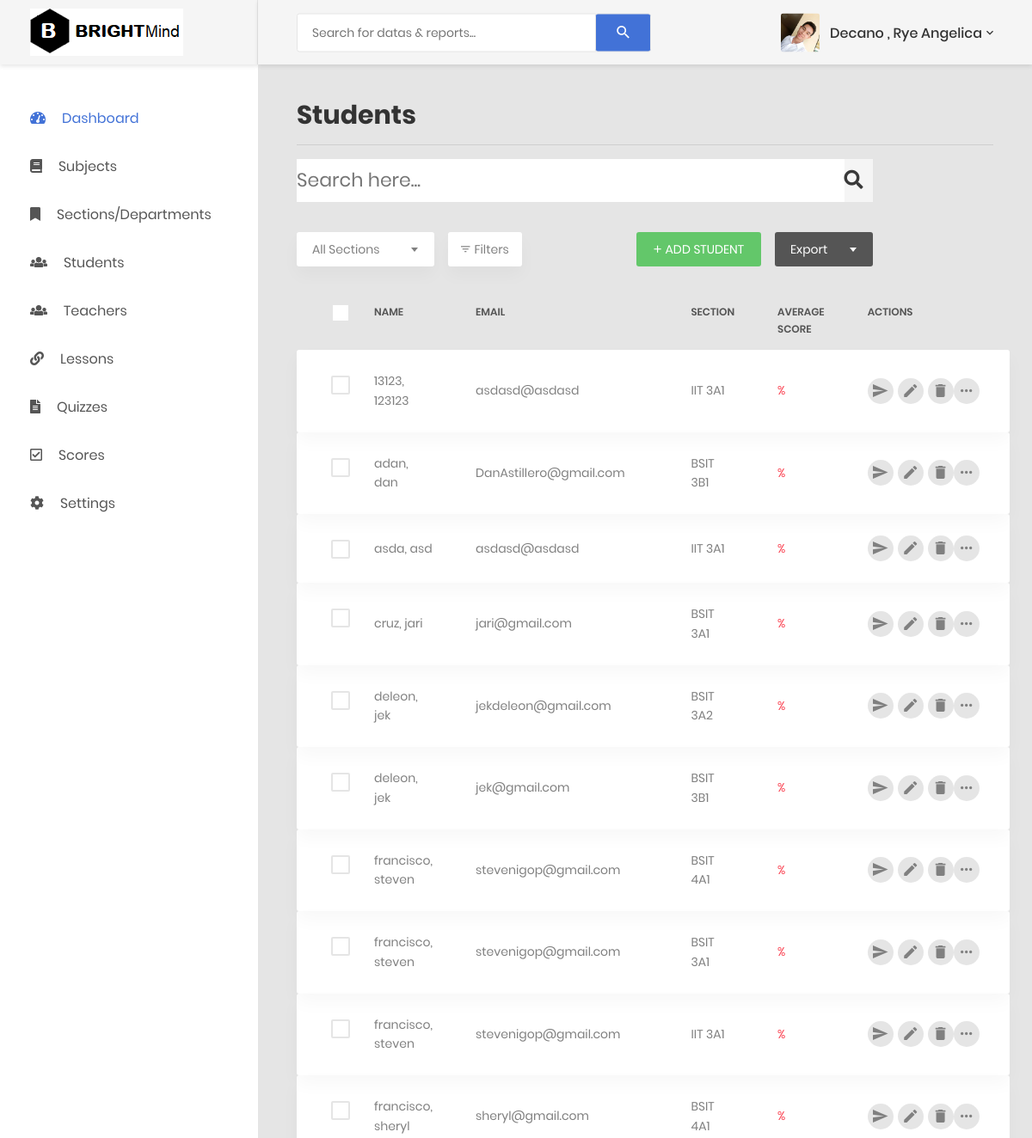
Before: /adminstudents.php (signed in, upper part) with the older database file.
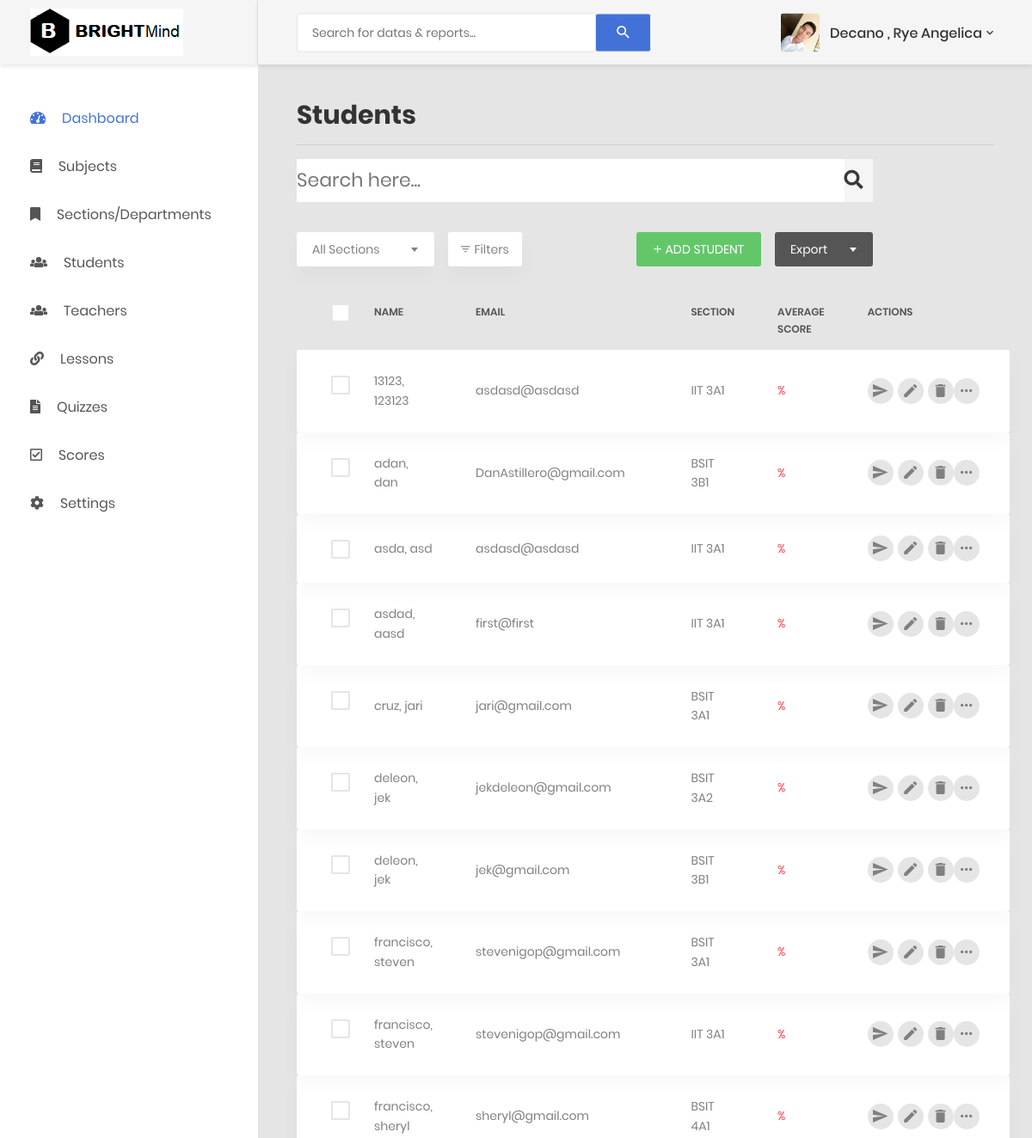
After: the same page with the newer database file.
### tables this page shows
CREATE TABLE `userstbl` (
  `userid` int(10) NOT NULL,
  `email` varchar(100) NOT NULL,
  `password` varchar(100) NOT NULL,
  `fname` varchar(100) NOT NULL,
  `lname` varchar(100) NOT NULL,
  `mname` varchar(100) NOT NULL,
  `sectionid` int(10) NOT NULL
);

CREATE TABLE `sectiontbl` (
  `sectionid` int(10) NOT NULL,
  `sectionname` varchar(100) NOT NULL
);

### adminstudents.php (the view, shortened to what the changed rows need)
<!DOCTYPE html>
<html lang="en">
<head>
    <link href="css/font-face.css" rel="stylesheet" media="all">
    <link href="vendor/font-awesome-4.7/css/font-awesome.min.css" rel="stylesheet" media="all">
    <link href="vendor/font-awesome-5/css/fontawesome-all.min.css" rel="stylesheet" media="all">
    <link href="vendor/mdi-font/css/material-design-iconic-font.min.css" rel="stylesheet" media="all">
    <link href="vendor/bootstrap-4.1/bootstrap.min.css" rel="stylesheet" media="all">
    <link href="vendor/animsition/animsition.min.css" rel="stylesheet" media="all">
    <link href="vendor/bootstrap-progressbar/bootstrap-progressbar-3.3.4.min.css" rel="stylesheet" media="all">
    <link href="vendor/wow/animate.css" rel="stylesheet" media="all">
    <link href="vendor/css-hamburgers/hamburgers.min.css" rel="stylesheet" media="all">
    <link href="vendor/slick/slick.css" rel="stylesheet" media="all">
    <link href="vendor/select2/select2.min.css" rel="stylesheet" media="all">
    <link href="vendor/perfect-scrollbar/perfect-scrollbar.css" rel="stylesheet" media="all">
    <link href="css/theme.css" rel="stylesheet" media="all">
</head>
<body class="animsition">
    <div class="page-wrapper">
        <div class="page-container">
            <?php include("adminheader.php"); ?>
            <div class="main-content">
                <div class="section__content section__content--p30">
                    <div class="container-fluid">
                        <div>
                            <h2>Students</h2><hr/>
                        </div>
                        <div class="row">
                            <div class="col-md-10">
                                <div class="table-responsive table-responsive-data2">
                                  <table class="table table-data2">
                                        <thead>
                                            <tr>
                                                <th>
                                                    <label class="au-checkbox">
                                                        <span class="au-checkmark"></span>
                                                    </label>
                                                </th>
                                                <th>name</th>
                                                <th>email</th>
                                                <th>Section</th>
                                                <th>Average Score</th>
                                                <th>Actions</th>
                                            </tr>
                                        </thead>
                                        <tbody id="response">
                                        <?php
                                        $sql="SELECT userstbl.userid, userstbl.lname, userstbl.fname, userstbl.email, sectiontbl.sectionname, (SELECT averagescore FROM scoretbl WHERE userstbl.userid=scoretbl.userid ) AS AverageScore,(SELECT remarks FROM scoretbl WHERE userstbl.userid=scoretbl.userid ) AS Remarks from userstbl left join sectiontbl on userstbl.sectionid=sectiontbl.sectionid  order by userstbl.lname";
                                        $result=mysqli_query($con, $sql);
                                        if(mysqli_num_rows($result)){
                                        while($row = mysqli_fetch_array($result))
                                        {?>
                                            <tr class="tr-shadow">
                                                <td>
                                                    <label class="au-checkbox">
                                                        <span class="au-checkmark"></span>
                                                    </label>
                                                </td>
                                               <?php echo "<td>".$row['lname'].", ".$row['fname']."</td>"; ?>
                                               <?php echo "<td>".$row['email']."</td>";?>
                                               <?php echo "<td>".$row['sectionname']."</td>";?>
                                                <td>
                                                    <span <?php
                                                    if($row['Remarks']=='PASSED'){
                                                        echo 'class="status--process"'; }
                                                     else{
                                                        echo 'class="status--denied"';
                                                     }
                                                     ?> >
                                                     <?php echo $row['AverageScore']; ?>% <?php echo $row['Remarks']; ?></span>
                                                </td>
                                                <td>
                                                    <div class="table-data-feature">
                                                        <button onclick="setmodalid(<?php echo $row['userid']; ?>)" class="item" data-toggle="modal" data-placement="top" title="Send Notification" type="button" data-target="#sendnotif">
                                                            <i class="zmdi zmdi-mail-send"></i>
                                                        </button>
                                                        <button type="button" onclick="editstudent(<?php echo $row['userid']; ?>)" class="item" data-placement="top" title="Edit"  data-toggle="modal" data-target="#add">
                                                            <i class="zmdi zmdi-edit"></i>
                                                        </button>
                                                        <a href="<?php echo "process2.php?deletestudent=1&id=".$row['userid'] ?>">
                                                        <button class="item" data-toggle="tooltip" data-placement="top" title="Delete">
                                                            <i class="zmdi zmdi-delete"></i>
                                                        </button></a>
                                                        <button class="item" data-toggle="tooltip" data-placement="top" title="More">
                                                            <i class="zmdi zmdi-more"></i>
                                                        </button>
                                                    </div>
                                                </td>
                                            </tr>
                                        <?php
                                        }
                                    }else{
                                        echo "<tr><td></td><td></td><td>No data Found</td><td></td><td></td><td></td>
                                        </tr>";
                                    }
                                    ?>
                                        </tbody>
                                    </table>
                                </div>
                            </div>
                        </div>
                    </div>
                </div>
                    </div>
        </div>
    </div>
</body>
</html>

Changed rows visible on the page:
removed userstbl: lname "francisco", fname "steven", email "stevenigop@gmail.com", sectionid.sectionname "BSIT 4A1"
added userstbl: lname "asdad", fname "aasd", email "first@first", sectionid.sectionname "IIT 3A1"
